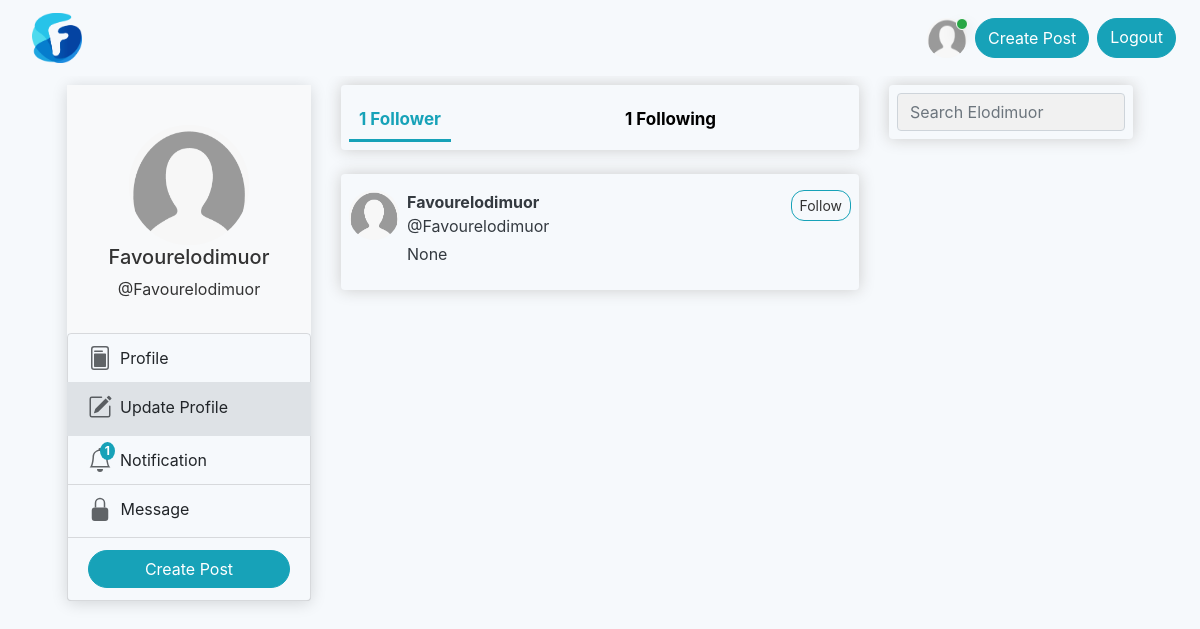
The page /testu/follow/ (signed in) on the database as committed earlier.
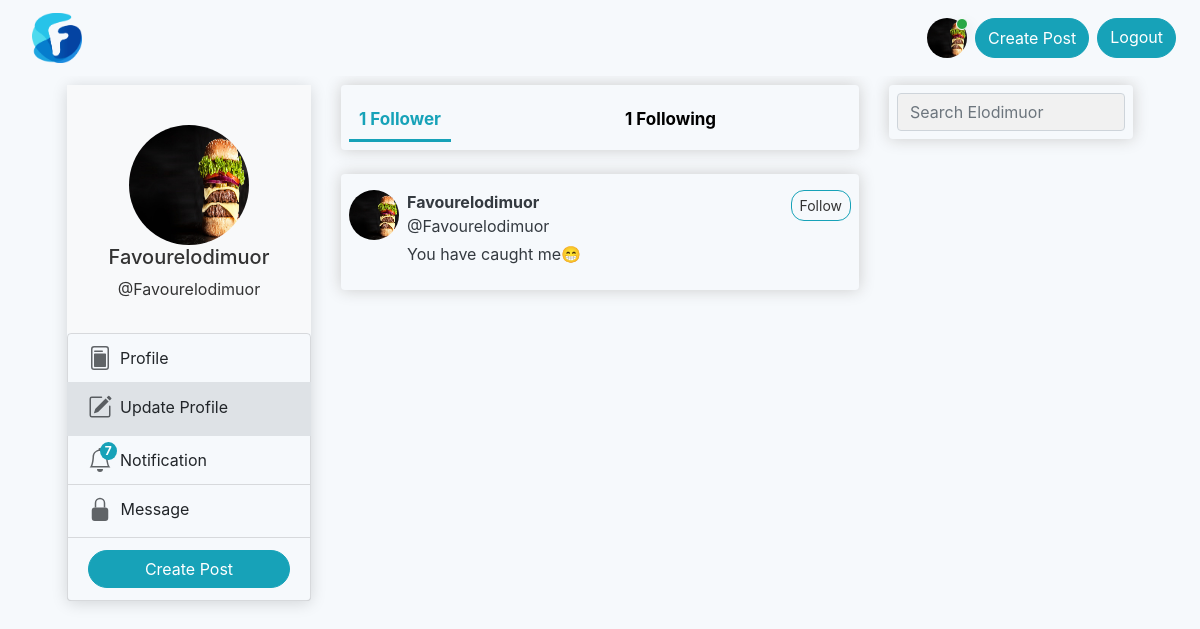
The same page on the database as committed later.
### users/models.py (models this page shows, shortened)
class User(AbstractUser):
    display_name = models.CharField(max_length=20, null=True, blank=True)
    about = models.CharField(max_length=255, null=True, blank=True)
    image = models.ImageField(default='profile.png', upload_to='profile_picture')
    follower = models.ManyToManyField(settings.AUTH_USER_MODEL, blank=True, related_name='follower_list')
    following = models.ManyToManyField(settings.AUTH_USER_MODEL, blank=True, related_name='following_list')
    background_image = models.ImageField(default="WIN_20220328_15_20_55_Pro.jpg", upload_to="profile_background_image")
    account_visit = models.IntegerField(default=0)
    account_engaged = models.IntegerField(default=0)
    has_viewed = models.BooleanField(default=False)
    is_verified = models.BooleanField(default=False)
    post_notification = models.ManyToManyField(settings.AUTH_USER_MODEL, blank=True, related_name='post_notify')
    mute_list = models.ManyToManyField(settings.AUTH_USER_MODEL, blank=True, related_name='mute')
    block_list = models.ManyToManyField(settings.AUTH_USER_MODEL, blank=True, related_name='block')

### users/views.py (the view)
# urls.py: path("<str:username>/follow/", user_views.follower_view, name="follow"),
@login_required
def follower_view(request, username):
    obj = get_object_or_404(User, username=username)
    notification_count = Notification.objects.filter(user=request.user, is_seen=False).count()
    post_notification_count = PostNotification.objects.filter(user=request.user, is_seen=False).count()
    follower = obj.follower.all()
    following = obj.following.all()
    context = {
        "follower": follower,
        "following": following,
        "notification_count": notification_count,
        "post_notification_count": post_notification_count,
    }
    return render(request, "users/follows.html", context)

### users/templates/users/follows.html (shortened to what this page needs)
{% extends 'blog/base.html' %}
{% load humanize %}
{% load static %}
{% load subtract %}
{% block content %}
<div class="col-lg-6">
    <div class="box-element">
        <div class="tab row mt-2">
            <div class="col-lg-6 col-6">
                <button class="tablinks" id="defaultOpen" onclick="openCity(event, 'Paris')">
                    <b>{{ follower.count }} Follower</b>
                </button>
            </div>
            <div class="col-lg-6 col-6" id="Following">
                <button class="tablinks" onclick="openCity(event, 'Tokyo')">
                    <b>{{ following.count }} Following</b>
                </button>
            </div>
        </div>
    </div>
    <br>
    <div id="Paris" class="tabcontent">
        {% for follow in follower %}
        <div class="box-element mb-3">
            <div class="content-section">
                <div class="media mt-2">
                    <a href="{% url 'a_follower_post_view' follow %}">
                        <img class="rounded-circle" style="width:50px;height:50px" src="{{ follow.image.url }}"
                             alt="">
                    </a>
                    <div class="media-body">
                        <a href="{% url 'a_follower_post_view' follow %}" class="text-decoration-none text-dark">
                            <strong class="account-heading ml-2">
                                {% if follow.display_name %}
                                {{ follow.display_name }}
                                {% else %}
                                {{follow}}
                                {% endif %}
                            </strong>
                        </a>
                        {% if follow in request.user.following.all %}
                        <button style="border-radius:13px;" data-href="{% url 'follower-api' follow %}"
                                class="btn follow-btn btn-info btn-sm float-right" id="follow-btn">Following
                        </button>
                        {% else %}
                        <a data-href="{% url 'follower-api' follow %}" style="border-radius:13px;"
                           class="btn btn-outline-info follow-btn btn-sm float-right"
                           id="follow-buttonn">Follow
                        </a>
                        {% endif %}
                        <a href="{% url 'a_follower_post_view' follow %}" class="text-decoration-none text-dark">
                            <p class="account-heading ml-2 mb-1">@{{ follow }}</p>
                            <p class="account-heading ml-2">{{ follow.about }}</p>
                        </a>
                    </div>
                </div>
            </div>
        </div>
        {% endfor %}
    </div>
</div>
<div class="col-lg-3">
    <div class="box-element">
        <form action="{% url 'search' %}" autocomplete="off" method="GET" value="{{request.GET.q}}">
            <input type="text" name="q" value="{{request.GET.q}}" class="form-control"
                   placeholder="Search Elodimuor"/>
        </form>
    </div>
    <br>
</div>
{% endblock %}

### blog/templates/blog/base.html (shortened to what this page needs)
<!DOCTYPE html>
{% load crispy_forms_tags %}
{% load static %}
{% load humanize %}
<html lang="en">
<head>
    <link href="https://cdn.jsdelivr.net/npm/bootstrap@5.1.3/dist/css/bootstrap.min.css" rel="stylesheet"
>
    <link rel="stylesheet" href="https://stackpath.bootstrapcdn.com/bootstrap/4.5.0/css/bootstrap.min.css"
>
    <link href="https://stackpath.bootstrapcdn.com/bootstrap/4.4.1/css/bootstrap.min.css" rel="stylesheet"
          type="text/css"/>
    <link rel="stylesheet" href="https://cdn.jsdelivr.net/npm/bootstrap@4.6.1/dist/css/bootstrap.min.css"
>
    <link rel="stylesheet" href="https://cdnjs.cloudflare.com/ajax/libs/animate.css/4.1.1/animate.min.css"/>
    <link rel="stylesheet" href="https://cdnjs.cloudflare.com/ajax/libs/animate.css/3.7.2/animate.min.css">
    <link rel="stylesheet" href="{% static 'css/bootstrap.css' %}">
    <link rel="stylesheet" href="{% static 'css/main.css' %}">
    <link rel="stylesheet" href="{% static 'css/search.css' %}">
</head>
<body id="page-top">
{% include 'blog/navbar.html' %}
<div class="container">
    <div class="row">
        <div class="col-lg-3 phone_size">
            <div class="sticky-top" style="top: 80px">
                <div class="card border-0">
                    <div align="center" class="customer-profile">
                        <br>
                        <img width="120" height="120" background="#fff" color="#fff"
                             class="rounded-circle customer-image " src="{{ user.image.url }}">
                        <h5>
                            {% if user.display_name %}
                            {{ user.display_name }}
                            {% else %}
                            {{ user }}
                            {% endif %}
                        </h5>
                        <p class="text-truncate">@{{ user }}</p>
                    </div>
                    <ul class="customer-nav list-group">
                        <a href="{% url 'a_follower_post_view' user %}" class=" list-group-item">
                            <div class="media">
                                <div class="media-body ml-2">
                                    Profile
                                </div>
                            </div>
                        </a>
                        <a href="{% url 'update_profile' %}" class="active list-group-item">
                            <div class="media">
                                <div class="media-body ml-1" >
                                    Update Profile
                                </div>
                            </div>
                        </a>
                        <a href="{% url 'notification' %}" class="list-group-item">
                            <div class="media">
                                {% if notification_count or post_notification_count %}
                                <div class="badge badge_ badge-info badge-counter rounded-circle"
                                     style="" id="notification">
                                    {{ notification_count|add:post_notification_count|intword }}
                                </div>
                                {% endif %}
                                <div class="media-body ml-2">
                                    Notification
                                </div>
                            </div>
                        </a>
                        <a href="#" class="d-flex justify-content-between align-items-center list-group-item">
                            <span>
                                Message
                            </span>
                        </a>
                        <a data-target="#postModal" data-toggle="modal" href=""
                           class="d-flex justify-content-between align-items-center list-group-item">
                            <button class="btn btn-info btn-block">
                                Create Post
                            </button>
                        </a>
                    </ul>
                </div>
            </div>
        </div>
        <br>
        <br>
        {% block content %} {% endblock %}
    </div>
</div>
<div class="toast-container toast-bottom-center" style="height: 10px;">
</div>
</body>
</html>

### blog/templates/blog/navbar.html (shortened to what this page needs)
{% load static %}
{% load humanize %}
<div class="container">
<nav style="background-color: #f6f9fc !important;" class="bg-light navbar  navbar-expand-lg navbar-light fixed-top mb-5">
    <div class="form-inline my-2 my-lg-0">
        <a class="navbar-brand ml-3 d-flex" href="{% url 'blog_home' %}">
            <img src="{% static 'images/falcon_LGfm6ox.png' %}" width="50" height="50" alt="">
        </a>
    </div>
    <nav id="navbar_main" class="mobile-offcanvas navbar navbar-expand-lg navbar-light bg-light"
         style="background-color: #f6f9fc !important;">
    </nav>
    <div class="navbar-collapse mr-auto order-lg-2 collapse hide_nav" id="navbarCollapse" style="">
        <div class="collapse d-flex navbar-collapse" id="navbarSupportedContent">
            <ul class="navbar d-flex navbar-nav float-left me-auto">
                <li class="nav-item">
                    <a class="nav-link active" aria-current="page" href="/"></a>
                </li>
            </ul>
            <form class="d-flex" method="get" action="{% url 'search' %}">
                <a href="{% url 'a_follower_post_view' request.user %}">
                <img src="{{ user.image.url }}" width="40" height="40" class="rounded-circle mr-2 user-image" alt=""></a>
                <div class="badge badge-success shadow badge-counter rounded-circle user_badge"
                     style="margin-left: 29px;">
                </div>
                <button type="button" data-target="#postModal" data-toggle="modal" class="btn btn-info mr-2">Create Post
                </button>
                {% if request.user.is_authenticated %}
                <a href="{% url 'logout' %}" class="btn btn-info mr-2">Logout
                </a>
                {% endif %}
            </form>
        </div>
    </div>
</nav></div>

### static/css/main.css (style rules this page uses)
body { background-color: #f6f9fc !important; color: #333333; margin-top: 5rem; }
.box-element { box-shadow:hsl(0, 0%, 80%) 0 0 16px; background-color: ; border-radius: 4px; padding: 8px; }
.container { margin-top: .5rem; max-width: 90%; padding-right: 7px; padding-left: 7px; margin-top: 85px; }
.btn { border-radius: 24px }
.badge_ { border-radius:100%; position:absolute; top:6px; left: 32px; }
.badge_ { display: inline-block; padding: .25em .4em; font-size: 75%; font-weight: 700; line-height: 1; text-align: center; white-space: nowrap; vertical-align: baseline; border-radius: .35rem; }
.card { box-shadow: 0 2px 1rem rgba(0,0,0,.15); }
.border-0 { border: 0!important; }
.card { position: relative; display: -webkit-flex; display: flex; -webkit-flex-direction: column; flex-direction: column; min-width: 0; word-wrap: break-word; background-color: transparent; background-clip: border-box; border: 0 solid transparent; border-radius: 5px; }
.customer-profile { padding: 1rem; text-align: center; background: #f8f9fa; }
.customer-nav a { text-decoration: none; background-color: transparent; }
.customer-nav .list-group-item.active { border-color: #dee2e6; background: #dee2e6; color: #212529; }
.toast-bottom-left, .toast-bottom-center, .toast-bottom-right { bottom: 1.5rem; }
.toast-container { position: fixed; z-index: 2; padding-top: 80px; left: 0; top: 0; width: 100%; height: auto; }

### static/css/search.css (style rules this page uses)
.tab { overflow: auto; }
.tab button { background-color: inherit; float: left; border: none; outline: none; cursor: pointer; padding: 6px 10px; transition: .3s; font-size: 17px; }
.tab button.active { background-colo: #007bff !important; color: #17a2b8 !important; border-bottom: 3px solid #17a2b8; }
.tabcontent { display: none; border-top: none; }
* { box-sizing: border-box; }
input { border: 1px solid transparent; background-color: #f1f1f1; padding: 10px; font-size: 16px; }
input[type=text] { background-color: #f1f1f1; width: 100%; }

### blog/templates/blog/navbar.html (style rules this page uses)
body { overflow-x: hidden; }
.user-image { position:relative; }
.user_badge { border-radius:50%; border: 1px white solid; position:absolute; top:18px; width: 12px; height: 12px; }

### users/templates/users/follows.html (style rules this page uses)
.tab { overflow: auto; }
.tab button { background-color: inherit; float: left; border: none; outline: none; cursor: pointer; padding: 6px 10px; transition: .3s; font-size: 17px; }
.tab button.active { background-colo: #007bff !important; color: #17a2b8 !important; border-bottom: 3px solid #17a2b8; }
.tabcontent { display: none; border-top: none; }

Rows that differ between the two databases and show on the page:
changed User "Favourelodimuor": image: picture added in place of a placeholder; about "None" → "You have caught me😁"
Other text that changed with them:
{{ notification_count|add:post_notification_count|intword }}: "1" → "7"
